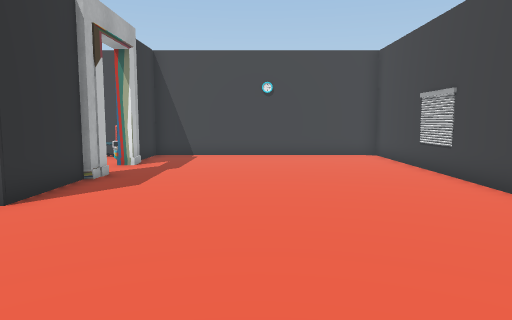
view 1 (above)

16 first-person views from a walk through a Unity game level. The camera is 1.5 m above the floor, tilts 6° down and sees 70° across. The floor is counted in squares, 1 m on a side. Each view is taken from the middle of a square. On the plan, view 1 faces up. The plan holds only what a view shows up to about 16 squares ahead; the rest is blank. The player is left out.

view 2
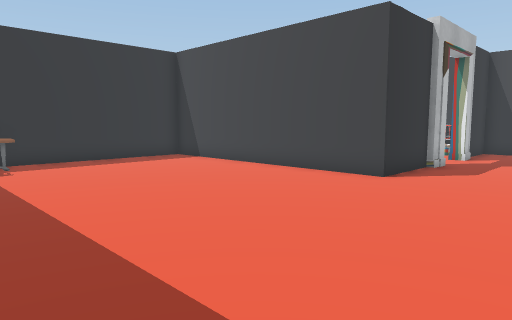

view 3
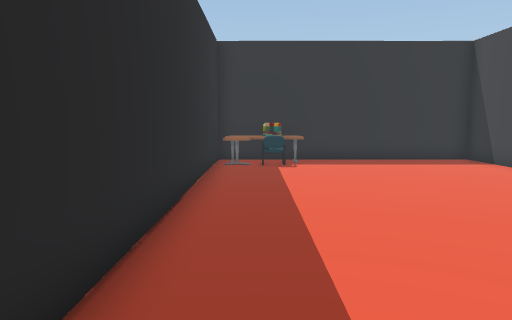

view 4
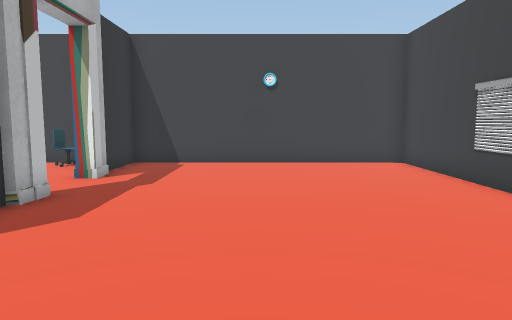

view 5
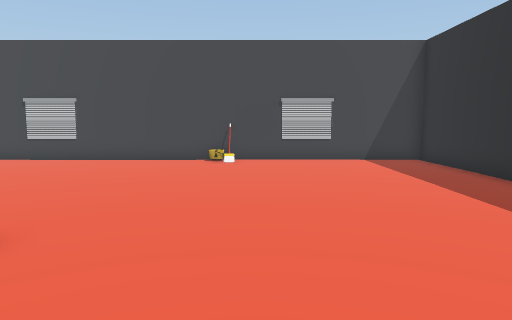

view 6
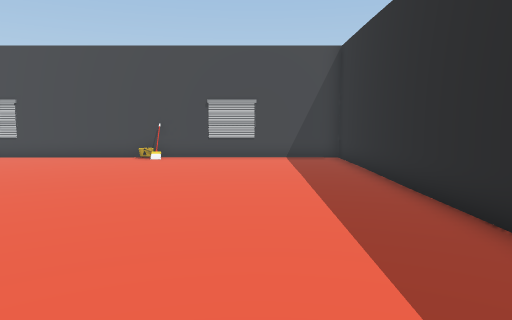

view 7
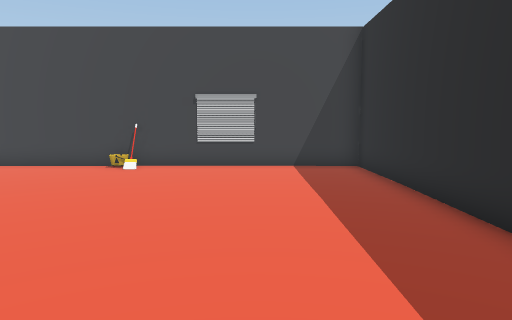

view 8
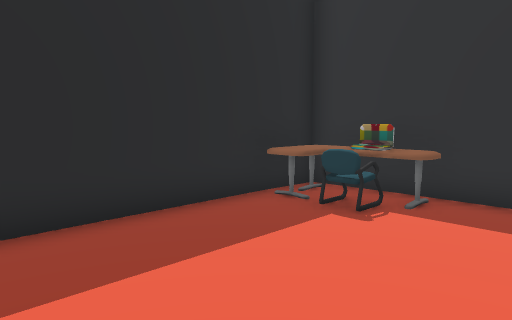

view 9
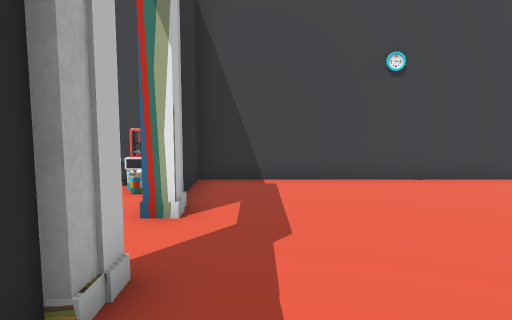

view 10
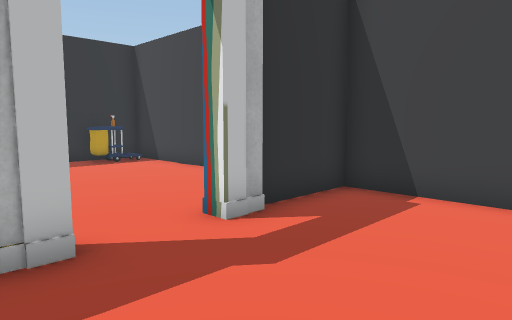

view 11
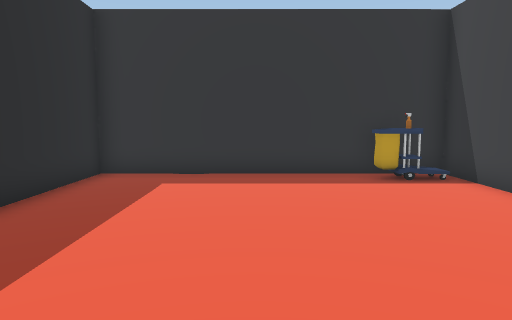

view 12
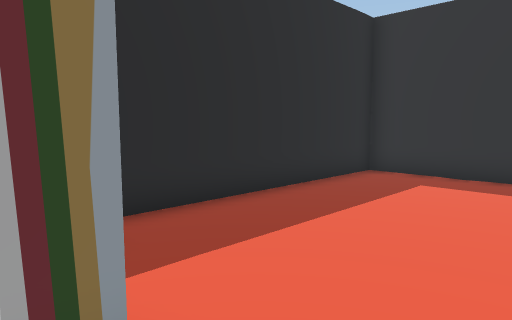

view 13
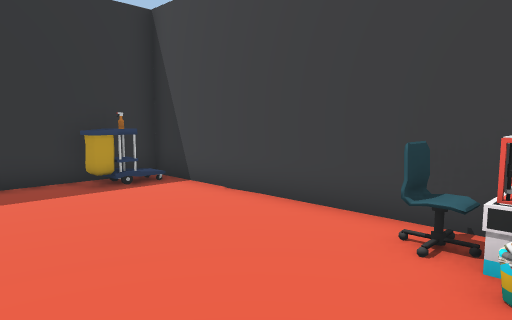

view 14
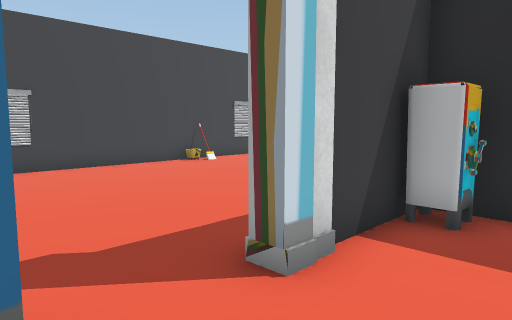

view 15
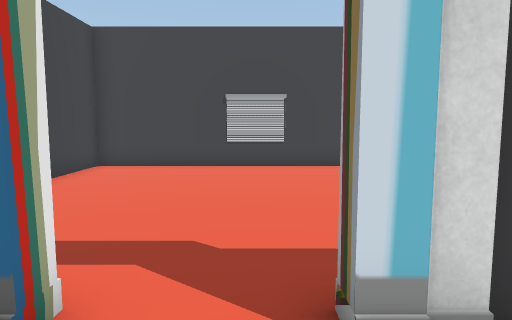

view 16
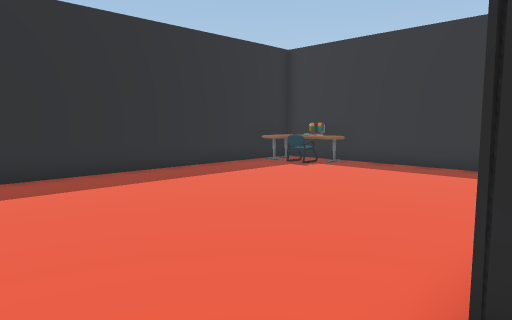

### Floor plan
Ten units are one square. View 1 is at (0, 0); x grows to the right and y downward. Boxes are objects, and circles mark ways between rooms. Rooms are numbered by the first view taken in them; rooms with no view inside come last. Other rooms are left out.
<svg viewBox="-151 -170 210 210">
<path fill="none" stroke="#000" d="M-64 -64 -145 -64M-45 -95 -45 -74M-48 -104 -42 -104 -42 -94M-42 -135 -42 -126 -49 -126M-45 -145 -45 -136M-145 -60 -145 35 54 35 54 -164 -45 -164M46 -38 46 -43M-59 -164 -145 -164 -145 -60M-48 -75 -48 -104M-146 -65 -55 -65"/>
<rect x="-145" y="25" width="30" height="10" fill="#bbb"><title>table</title></rect>
<rect x="-145" y="5" width="20" height="20" fill="#bbb"><title>other object</title></rect>
<rect x="-145" y="-5" width="10" height="10" fill="#bbb"><title>table</title></rect>
<rect x="-125" y="5" width="10" height="10" fill="#bbb"><title>other object</title></rect>
<rect x="-65" y="-75" width="20" height="10" fill="#bbb"><title>other object</title></rect>
<rect x="-55" y="-155" width="10" height="10" fill="#bbb"><title>other object</title></rect>
<rect x="-55" y="-165" width="10" height="10" fill="#bbb"><title>other object</title></rect>
<rect x="-145" y="-155" width="20" height="20" fill="#bbb"><title>cart</title></rect>
<rect x="-145" y="-155" width="10" height="10" fill="#bbb"><title>other object</title></rect>
<rect x="-75" y="-165" width="20" height="20" fill="#bbb"><title>chair</title></rect>
<circle cx="-50" cy="-115" r="3" fill="#2a7"/>
<text x="-30" y="-50">1</text>
<text x="-100" y="-120">2</text>
</svg>
Room 1 opens to room 2.

Where each view was taken, in squares from view 1:
view 1: 0 up, 0 right, facing up
view 2: 3 down, 0 right, facing up-left
view 3: 2 down, 0 right, facing left
view 4: 3 up, 0 right, facing up
view 5: 3 up, 9 left, facing right
view 6: 0 up, 10 left, facing right
view 7: 0 up, 7 left, facing right
view 8: 2 up, 7 left, facing down-left
view 9: 7 up, 3 left, facing up
view 10: 9 up, 0 right, facing up-left
view 11: 11 up, 4 left, facing left
view 12: 12 up, 4 left, facing down-left
view 13: 11 up, 5 left, facing up-left
view 14: 13 up, 7 left, facing down-right
view 15: 11 up, 7 left, facing right
view 16: 7 up, 2 left, facing down-left
